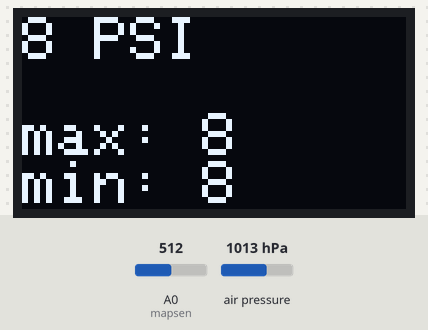
A sketch run on a simulated Arduino Uno, built for the host (arithmetic inside an expression is 32-bit, double 64-bit). Parts: 128×64 one-colour display. The inputs (shaded band) are chosen by the test bench; at power-on: A0 (mapsen) = 512, air pressure 1013 hPa. What the sketch prints to the serial monitor is not drawn.

Above: at 1.3 s.
1.4 s: A0 (mapsen) set to 356
At 2.2 s:
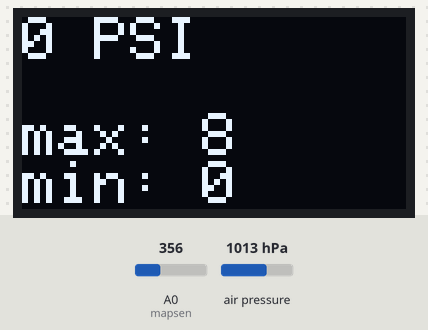
3.0 s: A0 (mapsen) set to 325
At 3.3 s:
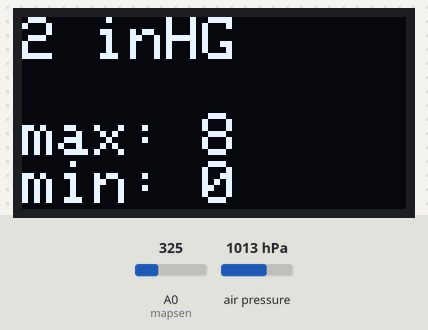
4.5 s: air pressure set to 1048 hPa
At 5.7 s:
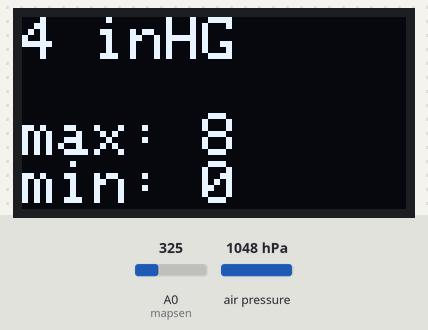
6.0 s: A0 (mapsen) set to 306
At 6.9 s:
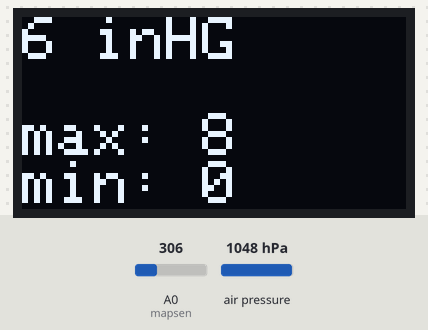
7.5 s: A0 (mapsen) set to 122
At 8.0 s:
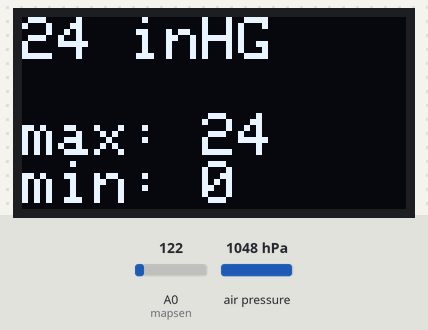
9.0 s: air pressure set to 952 hPa
At 10.3 s:
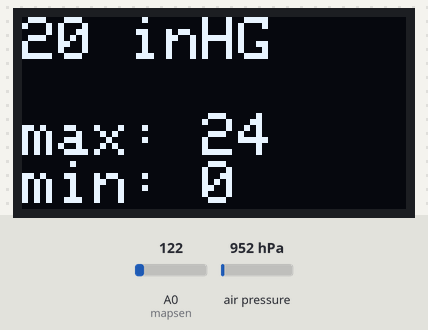
Timing chart, 0 to 11.5 s (numbered marks = the images above; inputs shaded):
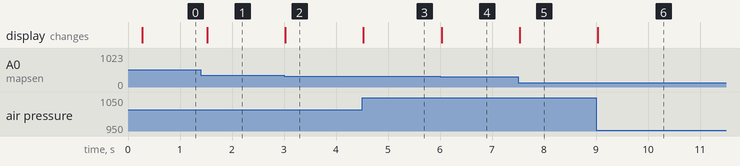

The sketch:

boost.ino
```cpp
/*
 * Pressure Sensor being used purchased from https://www.amazon.com/gp/product/B07L9S65B3/ref=ppx_yo_dt_b_asin_title_o06_s00?ie=UTF8&psc=1
 * Item model number  038906051C
 * Manufacturer Part Number  038906051C
 * OEM Part Number   0281002401, 038 906 051 C, 038906051C
 *
 * TODO : Figure out curve for temperature sensor and log air temp
 */

#include "SparkFunBME280.h"
#include <Adafruit_GFX.h>
#include <Adafruit_SSD1306.h>

#define SCREEN_WIDTH 128 // OLED display width, in pixels
#define SCREEN_HEIGHT 64 // OLED display height, in pixels
#define OLED_RESET -1 // OLED_RESET pin is not hooked up

Adafruit_SSD1306 display(SCREEN_WIDTH, SCREEN_HEIGHT);
float atmpressure;
BME280 mySensor;

float out_voltage;
float Pabs;
float inHgPabs;
int piPabs;

int mapsen = A0; // Set MAP sensor input on Analog port 0
unsigned long previousMillis = 0;
const long interval = 250;
int min = 20;
int max = 0;

typedef union {
  int psiPabsInt;
  byte psiPabsByte[4];
} psiPabs;

psiPabs psiDifference;


void setup() {
  //SeraSerial1.begin(115200);//, SERIAL_8N1, 16, 17);
  Serial.begin(115200);
  Wire.begin();

  //Verify BME280 is connected
  if (mySensor.beginI2C() == false) //Begin communication over I2C
  {
    Serial.println("BME280 did not respond. Please check wiring.");
    while(1); //Freeze
  }

  //Calibrate BME280 for "Game mode" according to honeyewll datasheet
  mySensor.setFilter(4);
  mySensor.setPressureOverSample(3);

  //Verify display is connected
  if(!display.begin(SSD1306_SWITCHCAPVCC, 0x3C)) { // Address 0x3D for 128x64
    Serial.println(F("SSD1306 allocation failed"));
    for(;;);
  }
  //delay(2000);

  //Display Properties
  display.setTextSize(2);
  display.setTextColor(WHITE);
}

void loop() {

  //non blocking delay using millis instead of delay()
  unsigned long currentMillis = millis();
  if (currentMillis - previousMillis >= interval) {
      previousMillis = currentMillis;
      atmpressure = mySensor.readFloatPressure() * 0.0001450377;

      out_voltage = analogRead(mapsen) * (5.0/1023);
      // out_voltage = random(0,5); use for testing when not hooked up

      // Pabs =  311.1111111 * (out_voltage/4.97) - 1.333333333;
      Pabs = 350.9389671 * (out_voltage/4.97) - 16.37323944;  //longshot see google sheet
      // round(conver to from kPa to SPI) - round(ambient pressure + .5) so we can calc vacuum when needed
      // Ambient  about .5 off from Bosch reading and I trust that sensor more
      Pabs = round((Pabs / 6.894)) - round(atmpressure +.5);


      //Clear and set the cursor position
      display.clearDisplay();
      display.setCursor(0, 0);

      //if value is less than atmostpheric pressure convert to inhg and display vacuum
      if (Pabs < 0) {
        inHgPabs = -1*(Pabs*2.036020657601236); //convert to inhg
        psiDifference.psiPabsInt = round(inHgPabs);
        piPabs = -psiDifference.psiPabsInt + 100; //Store value for pi before conversion to inHg; we add 100 to be lazy and not do 2's complement math on the other end
        display.print(psiDifference.psiPabsInt);
        display.print(" inHG\n");
      }

      else {
        psiDifference.psiPabsInt = round(Pabs);
        piPabs = psiDifference.psiPabsInt;
        display.print(psiDifference.psiPabsInt);
        display.print(" PSI\n");
      }

      //update max and min
      if (psiDifference.psiPabsInt  > max) {max = psiDifference.psiPabsInt;}
      if (psiDifference.psiPabsInt  < min) {min = psiDifference.psiPabsInt;}

      display.print(String("\nmax: ") + String(max));
      display.print(String("\nmin: ") + String(min));
      display.display();

      //Raspberry PI is expecting raw value with negatives being inHG
      psiDifference.psiPabsInt = piPabs;

      if (Serial.availableForWrite() > 0) {
        Serial.write(psiDifference.psiPabsByte,4);
      } else {
        Serial.println("The buffers are full");
      }
  }
}
```

Measured:
- the behaviour switches between 338 and 337 on A0 (mapsen) (found by bisection; images 1 and 2)
- after the input at 1.4 s, the display: changes after 0.13 s (image 1)
- after the input at 3.0 s, the display: changes at once (image 2)
- after the input at 4.5 s, the display: changes at once (image 3)
- after the input at 6.0 s, the display: changes at once (image 4)
- after the input at 7.5 s, the display: changes at once (image 5)
- after the input at 9.0 s, the display: changes at once (image 6)
